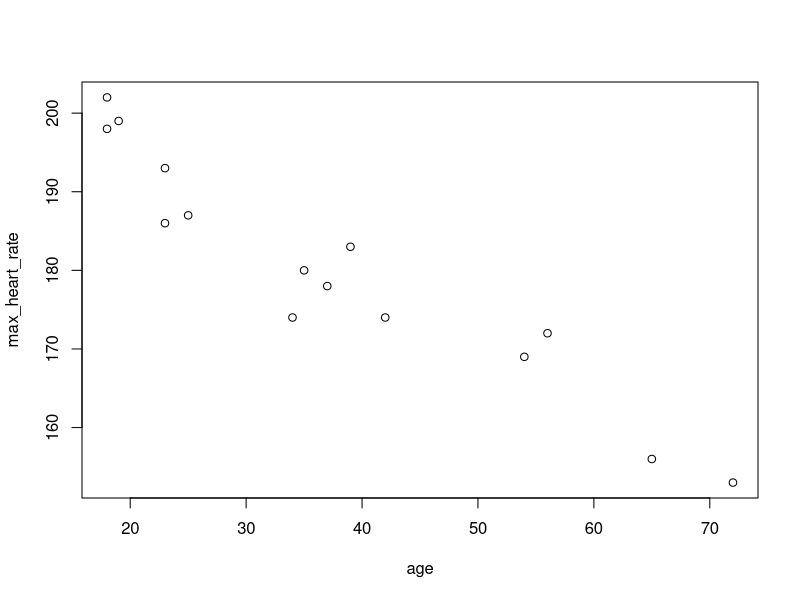

Generate this figure with R:
# covariance and correlation.
# Suppose we know that the maximum heart rate of a person is correlated with age.
# And we have a sample of (age, maximum heart rate) as below, how do we calculate the covariance and correlation?
# There are three types of covariance and correlation, pearson r correlation (linear relationship), kendall rank correlation, and spearman rank correlation.
# For the detailed introduction of these three measures, please see http://www.statisticssolutions.com/correlation-pearson-kendall-spearman/

age<-c(18,23,25,35,65,54,34,56,72,19,23,42,18,39,37)
max_heart_rate<-c(202,186,187,180,156,169,174,172,153,199,193,174,198,183,178)

# First, we plot a scatterplot to see what is the relationship like

plot(age,max_heart_rate,type='p')

# Now we can calculate the three measures of covariance and correlation

# pearson r cov and cor
cov(age,max_heart_rate,method='pearson')
cor(age,max_heart_rate,method='pearson')
# Kendall rank cov and cor
cov(age,max_heart_rate,method='kendall')
cor(age,max_heart_rate,method='kendall')
# Spearman rank cov and cor\
cov(age,max_heart_rate,method='spearman')
cor(age,max_heart_rate,method='spearman')

# If you want to calculate the confidence interval or p-value, use cor.test()
cor.test(age,max_heart_rate,method='pearson')
cor.test(age,max_heart_rate,method='kendall')
cor.test(age,max_heart_rate,method='spearman')


# the cor() and cov() can be applied directly to a data.frame, which would generate a correlation or covariance matrix










# Reference: https://cran.r-project.org/doc/contrib/Verzani-SimpleR.pdf